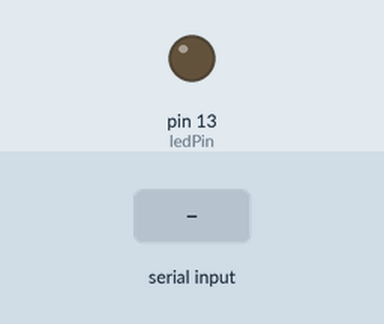
Recording of a sketch running on a simulated Arduino Uno, built with avr-gcc and run on an emulated ATmega328P. Shown: output pins drawn as LEDs (lit = HIGH). The inputs (shaded band) are chosen by the test bench.

Above: at 1.2 s.
1.3 s: "H" received over the second serial link
At 2.5 s:
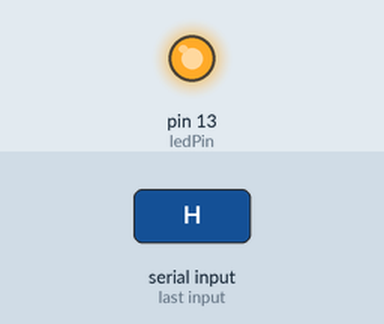
2.8 s: "L" received over the second serial link
At 3.8 s:
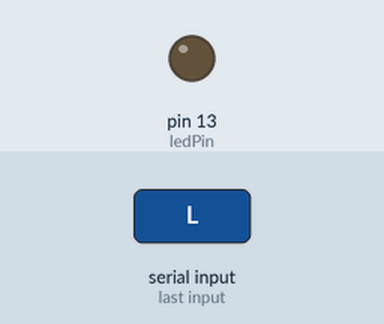
Timing chart, 0 to 5.8 s (numbered marks = the images above; inputs shaded):
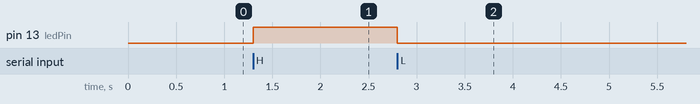

The sketch:

LED-BT.ino
```cpp
#include <SoftwareSerial.h>
const int rxBTPin=11;  // El RX del módulo BT va al pin 11 del Arduino
const int txBTPin=10;  // El TX del módulo BT va al pin 10 del Arduino
SoftwareSerial I2CBT(txBTPin, rxBTPin);

const int ledPin = 13; // pin al que el led esta conectado
int incomingByte;      // variable para leer los bytes de entrada

void setup() {
  // inicializamos el led como pin digital salida
  pinMode(ledPin, OUTPUT);
  // inicializamos la comunicacion serie BT
  I2CBT.begin(9600);
}

void loop() {
  // comprobamos si hay datos de entrada
  if (I2CBT.available() > 0) {
    // lectura del byte mas antiguo del buffer serial
    incomingByte = I2CBT.read();
    // si el byte es H (ASCII 72) enciende el LED
    if (incomingByte == 'H') {
      digitalWrite(ledPin, HIGH);
    }
    // si el byte es L (ASCII 76) apaga el LED
    if (incomingByte == 'L') {
      digitalWrite(ledPin, LOW);
    }
  }
}
```

Measured:
- after the input at 1.3 s, pin 13 (ledPin): LOW → HIGH at once
- after the input at 2.8 s, pin 13 (ledPin): HIGH → LOW at once
